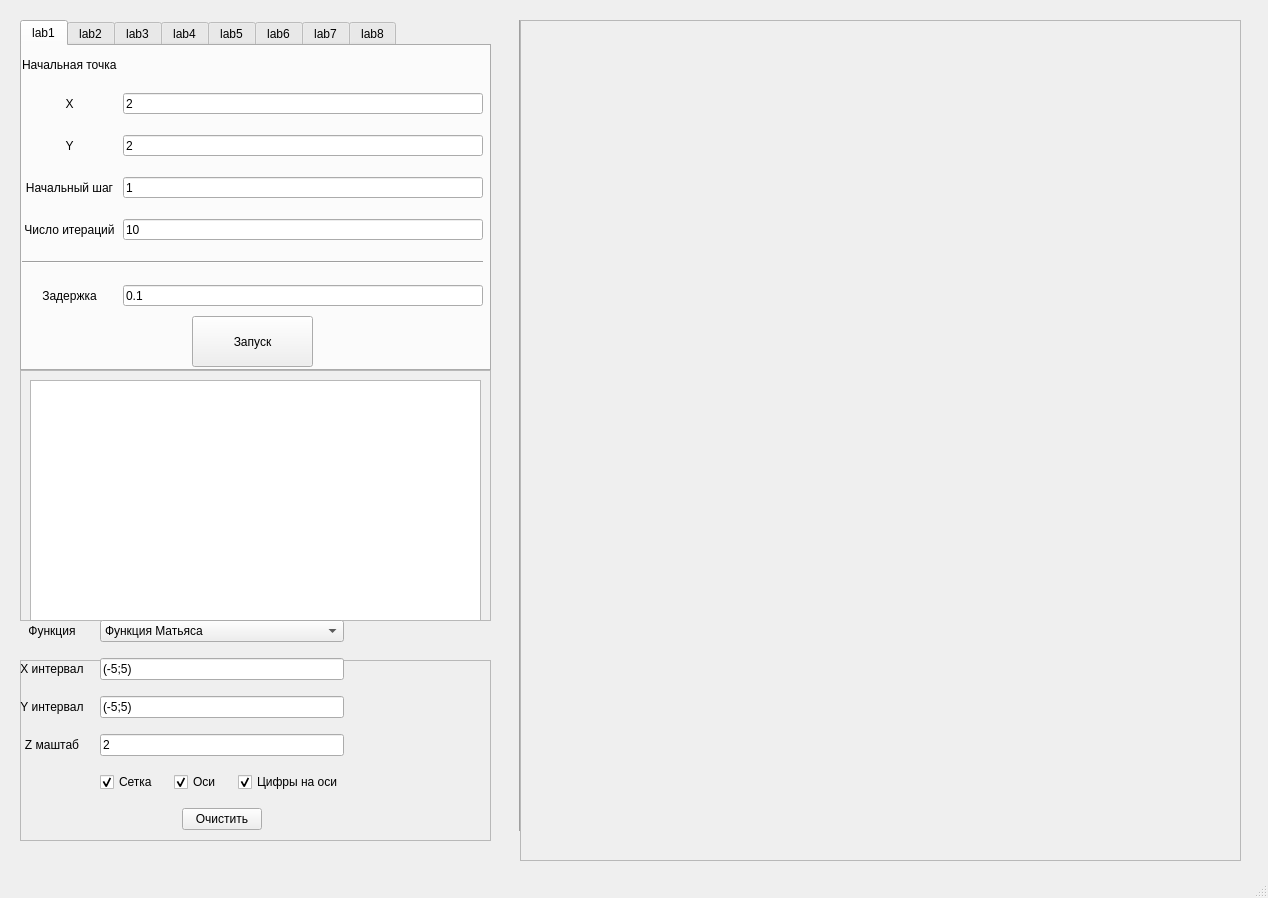
<?xml version="1.0" encoding="UTF-8"?>
<ui version="4.0">
 <class>MainWindow</class>
 <widget class="QMainWindow" name="MainWindow">
  <property name="geometry">
   <rect>
    <x>0</x>
    <y>0</y>
    <width>1268</width>
    <height>898</height>
   </rect>
  </property>
  <property name="minimumSize">
   <size>
    <width>100</width>
    <height>800</height>
   </size>
  </property>
  <property name="windowTitle">
   <string>Search Optimization</string>
  </property>
  <widget class="QWidget" name="centralwidget">
   <widget class="Line" name="line">
    <property name="geometry">
     <rect>
      <x>510</x>
      <y>20</y>
      <width>20</width>
      <height>811</height>
     </rect>
    </property>
    <property name="orientation">
     <enum>Qt::Vertical</enum>
    </property>
   </widget>
   <widget class="QTabWidget" name="tabWidget">
    <property name="geometry">
     <rect>
      <x>20</x>
      <y>20</y>
      <width>471</width>
      <height>351</height>
     </rect>
    </property>
    <property name="autoFillBackground">
     <bool>true</bool>
    </property>
    <property name="currentIndex">
     <number>0</number>
    </property>
    <widget class="QWidget" name="tab_lab1">
     <attribute name="title">
      <string>lab1</string>
     </attribute>
     <widget class="QWidget" name="gridLayoutWidget_2">
      <property name="geometry">
       <rect>
        <x>0</x>
        <y>0</y>
        <width>461</width>
        <height>261</height>
       </rect>
      </property>
      <layout class="QGridLayout" name="gridLayout_2">
       <property name="sizeConstraint">
        <enum>QLayout::SetNoConstraint</enum>
       </property>
       <property name="leftMargin">
        <number>0</number>
       </property>
       <property name="topMargin">
        <number>12</number>
       </property>
       <property name="verticalSpacing">
        <number>21</number>
       </property>
       <item row="1" column="1">
        <widget class="QLineEdit" name="x_start">
         <property name="text">
          <string>2</string>
         </property>
        </widget>
       </item>
       <item row="2" column="0">
        <widget class="QLabel" name="label_2">
         <property name="text">
          <string>Y</string>
         </property>
         <property name="alignment">
          <set>Qt::AlignCenter</set>
         </property>
        </widget>
       </item>
       <item row="6" column="1">
        <widget class="QLineEdit" name="lab1_delay">
         <property name="text">
          <string>0.1</string>
         </property>
        </widget>
       </item>
       <item row="6" column="0">
        <widget class="QLabel" name="label_5">
         <property name="text">
          <string>Задержка</string>
         </property>
         <property name="alignment">
          <set>Qt::AlignCenter</set>
         </property>
        </widget>
       </item>
       <item row="3" column="0">
        <widget class="QLabel" name="label_3">
         <property name="text">
          <string>Начальный шаг</string>
         </property>
         <property name="alignment">
          <set>Qt::AlignCenter</set>
         </property>
        </widget>
       </item>
       <item row="2" column="1">
        <widget class="QLineEdit" name="y_start">
         <property name="text">
          <string>2</string>
         </property>
        </widget>
       </item>
       <item row="1" column="0">
        <widget class="QLabel" name="label">
         <property name="text">
          <string>X</string>
         </property>
         <property name="alignment">
          <set>Qt::AlignCenter</set>
         </property>
        </widget>
       </item>
       <item row="0" column="0">
        <widget class="QLabel" name="label_6">
         <property name="text">
          <string>Начальная точка</string>
         </property>
        </widget>
       </item>
       <item row="3" column="1">
        <widget class="QLineEdit" name="start_step">
         <property name="text">
          <string>1</string>
         </property>
        </widget>
       </item>
       <item row="4" column="1">
        <widget class="QLineEdit" name="iter_count">
         <property name="text">
          <string>10</string>
         </property>
        </widget>
       </item>
       <item row="4" column="0">
        <widget class="QLabel" name="label_4">
         <property name="text">
          <string>Число итераций</string>
         </property>
         <property name="alignment">
          <set>Qt::AlignCenter</set>
         </property>
        </widget>
       </item>
       <item row="5" column="0" colspan="2">
        <widget class="Line" name="line_2">
         <property name="orientation">
          <enum>Qt::Horizontal</enum>
         </property>
        </widget>
       </item>
      </layout>
     </widget>
     <widget class="QPushButton" name="startButton">
      <property name="enabled">
       <bool>true</bool>
      </property>
      <property name="geometry">
       <rect>
        <x>170</x>
        <y>270</y>
        <width>121</width>
        <height>51</height>
       </rect>
      </property>
      <property name="sizePolicy">
       <sizepolicy hsizetype="Fixed" vsizetype="Fixed">
        <horstretch>15</horstretch>
        <verstretch>21</verstretch>
       </sizepolicy>
      </property>
      <property name="minimumSize">
       <size>
        <width>16</width>
        <height>0</height>
       </size>
      </property>
      <property name="sizeIncrement">
       <size>
        <width>7</width>
        <height>0</height>
       </size>
      </property>
      <property name="text">
       <string>Запуск</string>
      </property>
     </widget>
    </widget>
    <widget class="QWidget" name="tab_lab2">
     <attribute name="title">
      <string>lab2</string>
     </attribute>
     <widget class="QLabel" name="label_7">
      <property name="geometry">
       <rect>
        <x>20</x>
        <y>20</y>
        <width>431</width>
        <height>191</height>
       </rect>
      </property>
      <property name="minimumSize">
       <size>
        <width>10</width>
        <height>10</height>
       </size>
      </property>
      <property name="font">
       <font>
        <family>Academy Engraved LET</family>
        <pointsize>24</pointsize>
       </font>
      </property>
      <property name="lineWidth">
       <number>1</number>
      </property>
      <property name="text">
       <string/>
      </property>
      <property name="pixmap">
       <pixmap>equation.png</pixmap>
      </property>
      <property name="alignment">
       <set>Qt::AlignCenter</set>
      </property>
     </widget>
     <widget class="QPushButton" name="startButton_2">
      <property name="enabled">
       <bool>true</bool>
      </property>
      <property name="geometry">
       <rect>
        <x>170</x>
        <y>270</y>
        <width>121</width>
        <height>51</height>
       </rect>
      </property>
      <property name="sizePolicy">
       <sizepolicy hsizetype="Fixed" vsizetype="Fixed">
        <horstretch>15</horstretch>
        <verstretch>21</verstretch>
       </sizepolicy>
      </property>
      <property name="minimumSize">
       <size>
        <width>16</width>
        <height>0</height>
       </size>
      </property>
      <property name="sizeIncrement">
       <size>
        <width>7</width>
        <height>0</height>
       </size>
      </property>
      <property name="text">
       <string>Запуск</string>
      </property>
     </widget>
     <widget class="QLineEdit" name="lab2_delay">
      <property name="geometry">
       <rect>
        <x>114</x>
        <y>239</y>
        <width>346</width>
        <height>21</height>
       </rect>
      </property>
      <property name="text">
       <string>0.1</string>
      </property>
     </widget>
     <widget class="QLabel" name="label_18">
      <property name="geometry">
       <rect>
        <x>1</x>
        <y>239</y>
        <width>105</width>
        <height>21</height>
       </rect>
      </property>
      <property name="text">
       <string>Задержка</string>
      </property>
      <property name="alignment">
       <set>Qt::AlignCenter</set>
      </property>
     </widget>
     <widget class="Line" name="line_3">
      <property name="geometry">
       <rect>
        <x>1</x>
        <y>216</y>
        <width>459</width>
        <height>3</height>
       </rect>
      </property>
      <property name="orientation">
       <enum>Qt::Horizontal</enum>
      </property>
     </widget>
    </widget>
    <widget class="QWidget" name="tab_3">
     <attribute name="title">
      <string>lab3</string>
     </attribute>
     <widget class="QLabel" name="label_12">
      <property name="geometry">
       <rect>
        <x>170</x>
        <y>110</y>
        <width>131</width>
        <height>71</height>
       </rect>
      </property>
      <property name="minimumSize">
       <size>
        <width>10</width>
        <height>10</height>
       </size>
      </property>
      <property name="font">
       <font>
        <family>Academy Engraved LET</family>
        <pointsize>24</pointsize>
       </font>
      </property>
      <property name="lineWidth">
       <number>1</number>
      </property>
      <property name="text">
       <string>👷🏻👷🏻👷🏻</string>
      </property>
      <property name="alignment">
       <set>Qt::AlignCenter</set>
      </property>
     </widget>
    </widget>
    <widget class="QWidget" name="tab_4">
     <attribute name="title">
      <string>lab4</string>
     </attribute>
     <widget class="QLabel" name="label_13">
      <property name="geometry">
       <rect>
        <x>170</x>
        <y>110</y>
        <width>131</width>
        <height>71</height>
       </rect>
      </property>
      <property name="minimumSize">
       <size>
        <width>10</width>
        <height>10</height>
       </size>
      </property>
      <property name="font">
       <font>
        <family>Academy Engraved LET</family>
        <pointsize>24</pointsize>
       </font>
      </property>
      <property name="lineWidth">
       <number>1</number>
      </property>
      <property name="text">
       <string>👷🏻👷🏻👷🏻</string>
      </property>
      <property name="alignment">
       <set>Qt::AlignCenter</set>
      </property>
     </widget>
    </widget>
    <widget class="QWidget" name="tab_5">
     <attribute name="title">
      <string>lab5</string>
     </attribute>
     <widget class="QLabel" name="label_14">
      <property name="geometry">
       <rect>
        <x>170</x>
        <y>110</y>
        <width>131</width>
        <height>71</height>
       </rect>
      </property>
      <property name="minimumSize">
       <size>
        <width>10</width>
        <height>10</height>
       </size>
      </property>
      <property name="font">
       <font>
        <family>Academy Engraved LET</family>
        <pointsize>24</pointsize>
       </font>
      </property>
      <property name="lineWidth">
       <number>1</number>
      </property>
      <property name="text">
       <string>👷🏻👷🏻👷🏻</string>
      </property>
      <property name="alignment">
       <set>Qt::AlignCenter</set>
      </property>
     </widget>
    </widget>
    <widget class="QWidget" name="tab_6">
     <attribute name="title">
      <string>lab6</string>
     </attribute>
     <widget class="QLabel" name="label_15">
      <property name="geometry">
       <rect>
        <x>170</x>
        <y>110</y>
        <width>131</width>
        <height>71</height>
       </rect>
      </property>
      <property name="minimumSize">
       <size>
        <width>10</width>
        <height>10</height>
       </size>
      </property>
      <property name="font">
       <font>
        <family>Academy Engraved LET</family>
        <pointsize>24</pointsize>
       </font>
      </property>
      <property name="lineWidth">
       <number>1</number>
      </property>
      <property name="text">
       <string>👷🏻👷🏻👷🏻</string>
      </property>
      <property name="alignment">
       <set>Qt::AlignCenter</set>
      </property>
     </widget>
    </widget>
    <widget class="QWidget" name="tab_7">
     <attribute name="title">
      <string>lab7</string>
     </attribute>
     <widget class="QLabel" name="label_16">
      <property name="geometry">
       <rect>
        <x>170</x>
        <y>110</y>
        <width>131</width>
        <height>71</height>
       </rect>
      </property>
      <property name="minimumSize">
       <size>
        <width>10</width>
        <height>10</height>
       </size>
      </property>
      <property name="font">
       <font>
        <family>Academy Engraved LET</family>
        <pointsize>24</pointsize>
       </font>
      </property>
      <property name="lineWidth">
       <number>1</number>
      </property>
      <property name="text">
       <string>👷🏻👷🏻👷🏻</string>
      </property>
      <property name="alignment">
       <set>Qt::AlignCenter</set>
      </property>
     </widget>
    </widget>
    <widget class="QWidget" name="tab_8">
     <attribute name="title">
      <string>lab8</string>
     </attribute>
     <widget class="QLabel" name="label_17">
      <property name="geometry">
       <rect>
        <x>170</x>
        <y>110</y>
        <width>131</width>
        <height>71</height>
       </rect>
      </property>
      <property name="minimumSize">
       <size>
        <width>10</width>
        <height>10</height>
       </size>
      </property>
      <property name="font">
       <font>
        <family>Academy Engraved LET</family>
        <pointsize>24</pointsize>
       </font>
      </property>
      <property name="lineWidth">
       <number>1</number>
      </property>
      <property name="text">
       <string>👷🏻👷🏻👷🏻</string>
      </property>
      <property name="alignment">
       <set>Qt::AlignCenter</set>
      </property>
     </widget>
    </widget>
   </widget>
   <widget class="QFrame" name="frame">
    <property name="geometry">
     <rect>
      <x>20</x>
      <y>370</y>
      <width>471</width>
      <height>251</height>
     </rect>
    </property>
    <property name="autoFillBackground">
     <bool>true</bool>
    </property>
    <property name="frameShape">
     <enum>QFrame::StyledPanel</enum>
    </property>
    <property name="frameShadow">
     <enum>QFrame::Raised</enum>
    </property>
    <widget class="QTextEdit" name="textOutput">
     <property name="geometry">
      <rect>
       <x>10</x>
       <y>10</y>
       <width>451</width>
       <height>241</height>
      </rect>
     </property>
    </widget>
   </widget>
   <widget class="QFrame" name="frame_2">
    <property name="geometry">
     <rect>
      <x>20</x>
      <y>660</y>
      <width>471</width>
      <height>181</height>
     </rect>
    </property>
    <property name="autoFillBackground">
     <bool>true</bool>
    </property>
    <property name="frameShape">
     <enum>QFrame::StyledPanel</enum>
    </property>
    <property name="frameShadow">
     <enum>QFrame::Raised</enum>
    </property>
   </widget>
   <widget class="QFrame" name="graphFrame">
    <property name="geometry">
     <rect>
      <x>520</x>
      <y>20</y>
      <width>721</width>
      <height>841</height>
     </rect>
    </property>
    <property name="frameShape">
     <enum>QFrame::StyledPanel</enum>
    </property>
    <property name="frameShadow">
     <enum>QFrame::Raised</enum>
    </property>
   </widget>
   <widget class="QWidget" name="gridLayoutWidget">
    <property name="geometry">
     <rect>
      <x>20</x>
      <y>620</y>
      <width>471</width>
      <height>224</height>
     </rect>
    </property>
    <layout class="QGridLayout" name="gridLayout">
     <property name="sizeConstraint">
      <enum>QLayout::SetFixedSize</enum>
     </property>
     <property name="spacing">
      <number>16</number>
     </property>
     <item row="2" column="0">
      <widget class="QLabel" name="label_8">
       <property name="sizePolicy">
        <sizepolicy hsizetype="Preferred" vsizetype="Expanding">
         <horstretch>0</horstretch>
         <verstretch>0</verstretch>
        </sizepolicy>
       </property>
       <property name="text">
        <string>Y интервал</string>
       </property>
       <property name="alignment">
        <set>Qt::AlignCenter</set>
       </property>
      </widget>
     </item>
     <item row="1" column="1">
      <widget class="QLineEdit" name="x_interval">
       <property name="sizePolicy">
        <sizepolicy hsizetype="Expanding" vsizetype="Expanding">
         <horstretch>0</horstretch>
         <verstretch>0</verstretch>
        </sizepolicy>
       </property>
       <property name="text">
        <string>(-5;5)</string>
       </property>
      </widget>
     </item>
     <item row="0" column="1">
      <widget class="QComboBox" name="functionSelector">
       <property name="sizePolicy">
        <sizepolicy hsizetype="Preferred" vsizetype="Expanding">
         <horstretch>0</horstretch>
         <verstretch>0</verstretch>
        </sizepolicy>
       </property>
       <item>
        <property name="text">
         <string>Функция Матьяса</string>
        </property>
       </item>
       <item>
        <property name="text">
         <string>Функция верблюда</string>
        </property>
       </item>
       <item>
        <property name="text">
         <string>Функция сферы</string>
        </property>
       </item>
       <item>
        <property name="text">
         <string>Функция Экли</string>
        </property>
       </item>
      </widget>
     </item>
     <item row="1" column="0">
      <widget class="QLabel" name="label_11">
       <property name="sizePolicy">
        <sizepolicy hsizetype="Preferred" vsizetype="Expanding">
         <horstretch>0</horstretch>
         <verstretch>0</verstretch>
        </sizepolicy>
       </property>
       <property name="text">
        <string>X интервал</string>
       </property>
       <property name="alignment">
        <set>Qt::AlignCenter</set>
       </property>
      </widget>
     </item>
     <item row="4" column="1">
      <layout class="QHBoxLayout" name="horizontalLayout_2">
       <item>
        <widget class="QCheckBox" name="grid">
         <property name="text">
          <string>Сетка</string>
         </property>
         <property name="checked">
          <bool>true</bool>
         </property>
        </widget>
       </item>
       <item>
        <widget class="QCheckBox" name="axes">
         <property name="text">
          <string>Оси</string>
         </property>
         <property name="checked">
          <bool>true</bool>
         </property>
        </widget>
       </item>
       <item>
        <widget class="QCheckBox" name="ticklabels">
         <property name="text">
          <string>Цифры на оси</string>
         </property>
         <property name="checked">
          <bool>true</bool>
         </property>
        </widget>
       </item>
      </layout>
     </item>
     <item row="2" column="1">
      <widget class="QLineEdit" name="y_interval">
       <property name="sizePolicy">
        <sizepolicy hsizetype="Expanding" vsizetype="Expanding">
         <horstretch>0</horstretch>
         <verstretch>0</verstretch>
        </sizepolicy>
       </property>
       <property name="text">
        <string>(-5;5)</string>
       </property>
      </widget>
     </item>
     <item row="3" column="1">
      <widget class="QLineEdit" name="z_scale">
       <property name="sizePolicy">
        <sizepolicy hsizetype="Expanding" vsizetype="Expanding">
         <horstretch>0</horstretch>
         <verstretch>0</verstretch>
        </sizepolicy>
       </property>
       <property name="text">
        <string>2</string>
       </property>
      </widget>
     </item>
     <item row="3" column="0">
      <widget class="QLabel" name="label_9">
       <property name="sizePolicy">
        <sizepolicy hsizetype="Ignored" vsizetype="Ignored">
         <horstretch>0</horstretch>
         <verstretch>0</verstretch>
        </sizepolicy>
       </property>
       <property name="text">
        <string>Z маштаб</string>
       </property>
       <property name="alignment">
        <set>Qt::AlignCenter</set>
       </property>
      </widget>
     </item>
     <item row="0" column="0">
      <widget class="QLabel" name="label_10">
       <property name="sizePolicy">
        <sizepolicy hsizetype="Preferred" vsizetype="Expanding">
         <horstretch>0</horstretch>
         <verstretch>0</verstretch>
        </sizepolicy>
       </property>
       <property name="text">
        <string>Функция</string>
       </property>
       <property name="alignment">
        <set>Qt::AlignCenter</set>
       </property>
      </widget>
     </item>
     <item row="5" column="1">
      <layout class="QHBoxLayout" name="horizontalLayout">
       <item>
        <widget class="QPushButton" name="clear_all">
         <property name="enabled">
          <bool>true</bool>
         </property>
         <property name="sizePolicy">
          <sizepolicy hsizetype="Fixed" vsizetype="Maximum">
           <horstretch>15</horstretch>
           <verstretch>21</verstretch>
          </sizepolicy>
         </property>
         <property name="minimumSize">
          <size>
           <width>16</width>
           <height>0</height>
          </size>
         </property>
         <property name="sizeIncrement">
          <size>
           <width>7</width>
           <height>0</height>
          </size>
         </property>
         <property name="layoutDirection">
          <enum>Qt::LeftToRight</enum>
         </property>
         <property name="text">
          <string>Очистить</string>
         </property>
         <property name="default">
          <bool>false</bool>
         </property>
        </widget>
       </item>
      </layout>
     </item>
    </layout>
   </widget>
  </widget>
  <widget class="QMenuBar" name="menubar">
   <property name="geometry">
    <rect>
     <x>0</x>
     <y>0</y>
     <width>1268</width>
     <height>24</height>
    </rect>
   </property>
  </widget>
  <widget class="QStatusBar" name="statusbar"/>
 </widget>
 <resources/>
 <connections/>
</ui>
